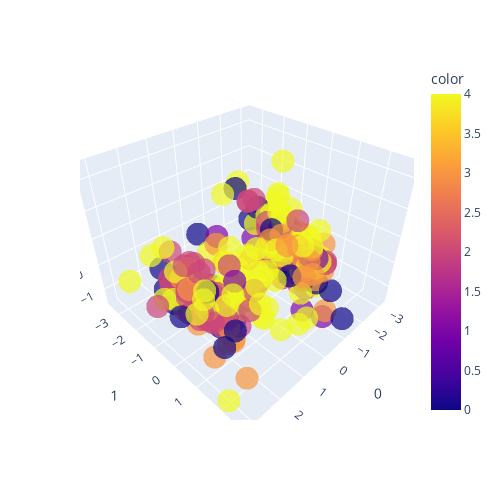

The notebook cell this image was saved under:
### Code cell
# Plotting the CLS vectors of each content with priority challenge labels in the 3D space of the 3 most important Principal Components
fig = px.scatter_3d(X_embeddings_pca_df,
                    x = 0,
                    y = 1,
                    z = 2,
                    color=y['label'],opacity=0.7, width=500, height=500
           )
fig.show()

### Figure 1 — Plotly figure (JSON) as saved in the notebook; plotly's stock layout.template omitted (floating-point values rounded to 4 significant figures; data arrays with more than 128 entries replaced by an {"elided": "..."} marker saying what was removed)
{"data": [{"hovertemplate": "0=%{x}<br>1=%{y}<br>2=%{z}<br>color=%{marker.color}<extra></extra>", "legendgroup": "", "marker": {"color": {"elided": "300 int values"}, "coloraxis": "coloraxis", "opacity": 0.7, "symbol": "circle"}, "mode": "markers", "name": "", "scene": "scene", "showlegend": false, "type": "scatter3d", "x": {"elided": "300 float values"}, "y": {"elided": "300 float values"}, "z": {"elided": "300 float values"}}], "layout": {"coloraxis": {"colorbar": {"title": {"text": "color"}}, "colorscale": [[0, "#0d0887"], [0.1111, "#46039f"], [0.2222, "#7201a8"], [0.3333, "#9c179e"], [0.4444, "#bd3786"], [0.5556, "#d8576b"], [0.6667, "#ed7953"], [0.7778, "#fb9f3a"], [0.8889, "#fdca26"], [1, "#f0f921"]]}, "height": 500, "legend": {"tracegroupgap": 0}, "margin": {"t": 60}, "scene": {"domain": {"x": [0, 1], "y": [0, 1]}, "xaxis": {"title": {"text": "0"}}, "yaxis": {"title": {"text": "1"}}, "zaxis": {"title": {"text": "2"}}}, "width": 500}}
